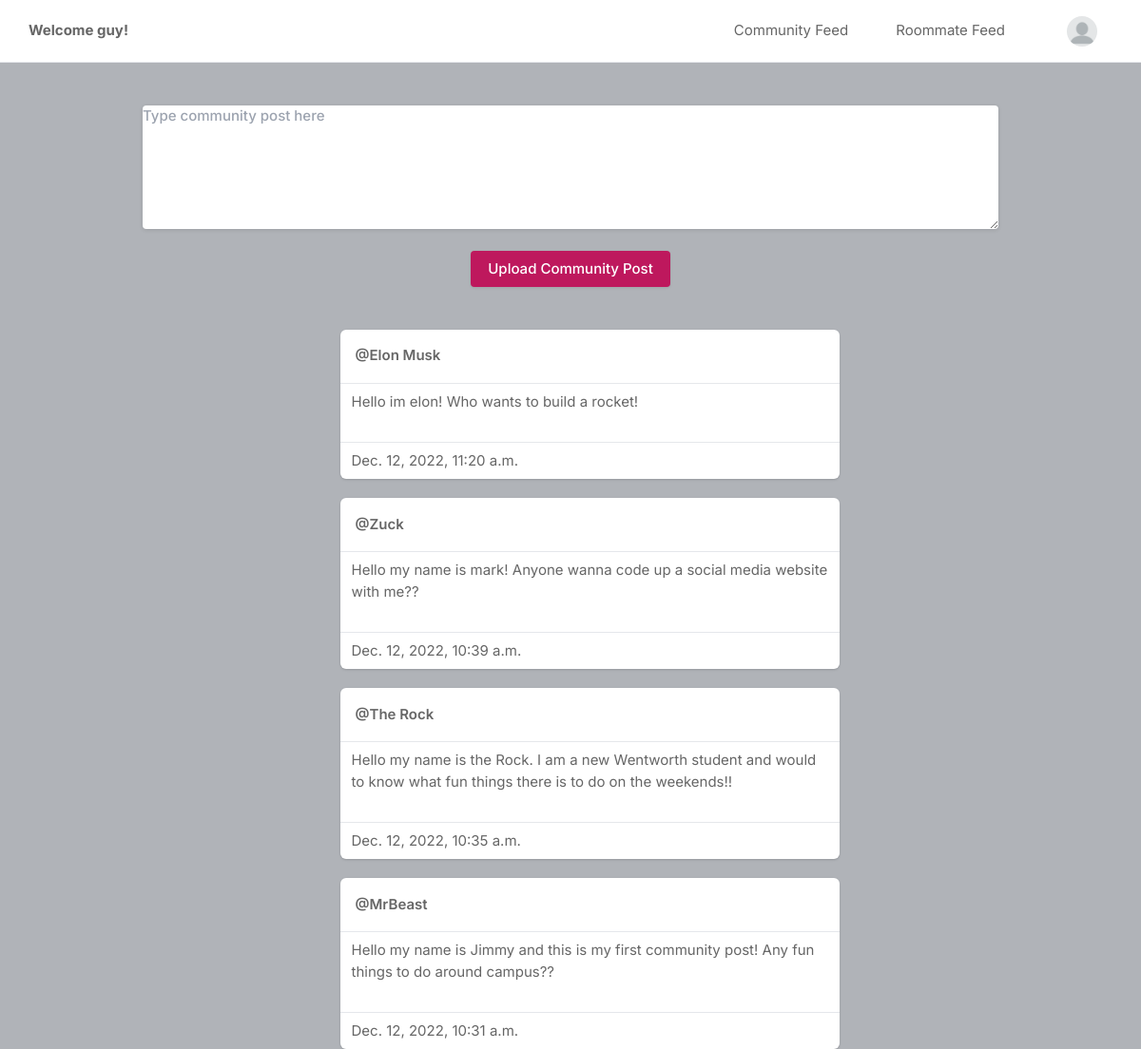
The app's page / (signed in), older data.
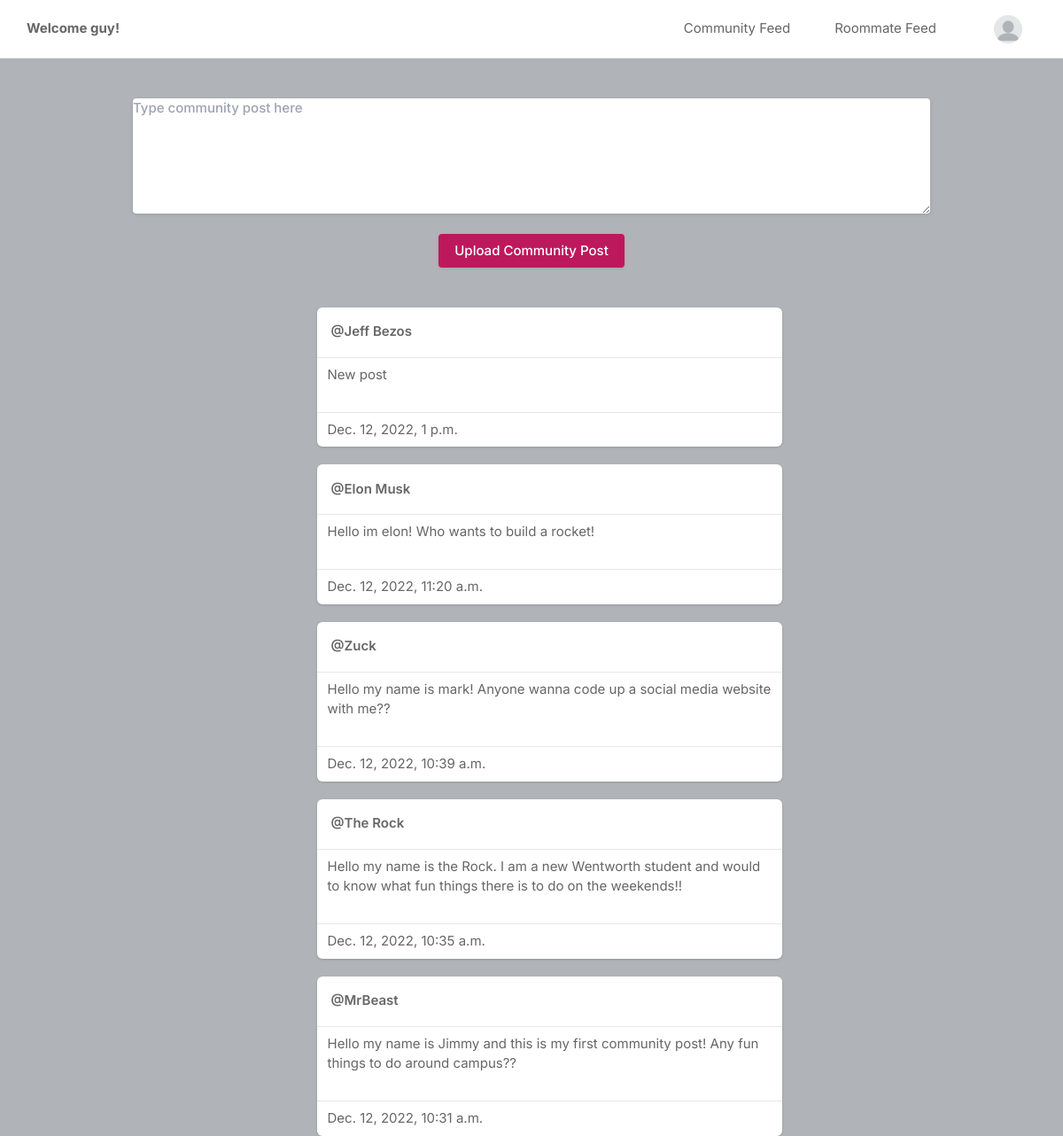
The same page, newer data.
### core/models.py (models this page shows, shortened)
class Profile(models.Model):
    user = models.ForeignKey(User, on_delete=models.CASCADE)
    id_user = models.IntegerField()
    bio = models.TextField(blank=True)
    gender = models.TextField(blank=True)
    location = models.TextField(blank=True)
    profileimg = models.ImageField(upload_to='profile_images', default='blank-profile-picture.png')
    age = models.TextField(blank=True)
    sleeping_habits = models.TextField(blank=True)
    number_of_roommates = models.TextField(blank=True)
    personality_types = models.TextField(blank=True)
    interests = models.TextField(blank=True)

class Post(models.Model):
    id = models.UUIDField(primary_key=True, default=uuid.uuid4)
    user = models.CharField(max_length=100)
    caption = models.TextField()
    created_at = models.DateTimeField(default=datetime.now)

### core/views.py (the view)
# urls.py: path('', views.index, name='index'),
@login_required(login_url='signin')
def index(request):
    user_object = User.objects.get(username=request.user.username)
    user_profile = Profile.objects.get(user=user_object)
    posts = Post.objects.all().order_by('-created_at')
    return render(request, 'index.html', {'user_profile': user_profile, 'posts': posts})

### templates/index.html (shortened to what this page needs)
{% load static %}
<!DOCTYPE html>
<html lang="en">
<head>
    <link rel="stylesheet" href="{% static 'assets/css/icons.css' %}">
    <link rel="stylesheet" href="{% static 'assets/css/uikit.css' %}">
    <link rel="stylesheet" href="{% static 'assets/css/style.css' %}">
    <link rel="stylesheet" href="{% static 'assets/css/tailwind.css' %}">
</head>
<body>
            <header>
                <div class="header_inner">
                    <div class="left-side">
                        <b>Welcome {{user_profile.user.username}}!</b>
                    </div>
                    <div class="right-side lg:pr-4">
                        <a href="/">
                            Community Feed
                        </a>
                        <a href="/roommate_feed">
                            Roommate Feed
                        </a>
                        <a href="#">
                            <img src="{{user_profile.profileimg.url}}" class="header-avatar" alt="">
                        </a>
                    </div>
                </div>
            </header>
            <div class="container m-auto">
                <div class="flex flex-col choose-upload text-center">
                    <form action="upload" method="POST"enctype="multipart/form-data">
                    <div>
                        <textarea class="button soft-warning small" name="caption" placeholder="Type community post here"></textarea>
                    </div>
                    <br>
                    <button class="button bg-blue-700" type="submit">Upload Community Post</button>
                    </form>
                </div>
                <br>
                <br>
                <div class="lg:flex justify-center lg:space-x-10 lg:space-y-0 space-y-5">
                    <div class="space-y-5 flex-shrink-0 lg:w-7/12">
                        {% for post in posts %}
                        <div class="bg-white shadow rounded-md  -mx-2 lg:mx-0">
                            <div class="flex justify-between items-center px-4 py-3">
                                <div class="flex flex-1 items-center space-x-4">
                                    <span class="block font-semibold "><a href="/profile/{{post.user}}">@{{post.user}}</a></span>
                                </div>
                              <div>
                                <a href="#"> <i class="icon-feather-more-horizontal text-2xl hover:bg-gray-200 rounded-full p-2 transition -mr-1 "></i> </a>
                              </div>
                            </div>
                            <hr>
                            <div>
                                <a class="flex items-center px-3 py-2 text-black-500 rounded-md ">
                                    {{post.caption}}
                                </a>
                            </div>
                            <br>
                            <hr>
                            <div>
                                <a class="flex items-center px-3 py-2 text-black-500 rounded-md ">
                                    {{post.created_at}}
                                </a>
                            </div>
                        </div>
                        {% endfor %}
                    </div>
                    </div>
                </div>
</body>
</html>

### static/assets/css/style.css (style rules this page uses)
body { background-color: #B0B3B8!important; }
button { vertical-align: middle; }
span.button, button.button { background-color: #be185d; top: 0; color: #fff; position: relative; padding: 8px 18px; line-height: 22px; position: relative; font-weight: 500; font-size: 15px; display: inline-block; -webkit-transition: all 0.2s ease-in-out; transition: all 0.2s ease-in-out; cursor: pointer; overflow: hidden; border: none; border-radius: 4px; -webkit-box-shadow: 0 1px 3px rgba(0, 0, 0, 0.1); box-shadow: 0 1px 3px rgba(0, 0, 0, 0.1); }
textarea { height: 48px; line-height: 48px; padding: 0 20px; outline: none; font-size: 15px; color: #808080; margin: 0 0 16px 0; max-width: 100%; width: 100%; -webkit-box-sizing: border-box; box-sizing: border-box; display: block; background-color: #fff; font-weight: 500; opacity: 1; border-radius: 4px; border: none; -webkit-box-shadow: 0 1px 4px 0px rgba(0, 0, 0, 0.12); box-shadow: 0 1px 4px 0px rgba(0, 0, 0, 0.12); }
::placeholder { color: #808080; opacity: 1; }
textarea { height: auto; line-height: 27px; padding: 20px; min-height: 130px; -webkit-transition: none !important; transition: none !important; min-width: 100%; }
button { border: none; margin: 0; padding: 0; width: auto; overflow: visible; background: transparent; color: inherit; font: inherit; line-height: normal; cursor: pointer; }
a { color: #be185d; -webkit-transition: 0.3s; transition: 0.3s; outline: none !important; }
button { outline: none !important; }
img { max-width: 100%; }
body { color: #666; font-size: 15px; line-height: 27px; background-color: #f0f2f5; font-family: "Inter", sans-serif; text-transform: none; }
textarea, select { font-family: "Inter", sans-serif; text-transform: none; }
button, body .pac-container { font-family: "Inter", sans-serif; text-transform: none; }
b, strong { font-weight: 700 !important; }
@media (min-width: 1024px) { .container { max-width: 900px !important; padding-top: 45px; } }
header { background-color: #fff; left: 0; right: 0; top: 0; z-index: 99; height: 66px; display: -webkit-box; display: -ms-flexbox; display: flex; -webkit-box-align: center; -ms-flex-align: center; align-items: center; border-bottom: 1px solid #e5e7eb; }
header .header_inner { display: -webkit-box; display: -ms-flexbox; display: flex; -webkit-box-align: center; -ms-flex-align: center; align-items: center; max-width: 1090px; margin: auto; width: 100%; max-width: 100% !important; padding: 0 30px; }
header .header_inner .left-side { display: -webkit-box; display: -ms-flexbox; display: flex; -webkit-box-align: center; -ms-flex-align: center; align-items: center; }
header .header_inner .right-side { display: -webkit-box; display: -ms-flexbox; display: flex; -webkit-box-align: center; -ms-flex-align: center; align-items: center; -webkit-box-pack: end; -ms-flex-pack: end; justify-content: flex-end; margin-left: auto; }
header .header_inner .right-side .header-avatar { width: 32px; height: 32px; border-radius: 100%; margin-left: 15px; }

Row changes from the older to the newer data that the page shows:
added Post: user "Jeff Bezos", caption "New post", created_at "Dec. 12, 2022, 1 p.m."
